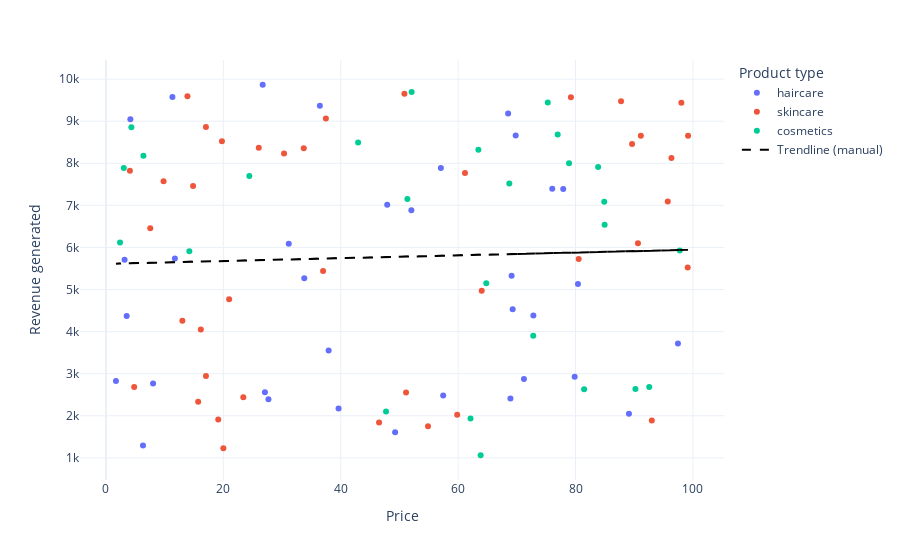

This figure's notebook cell:
### Code cell
import numpy as np
import plotly.graph_objects as go

df = data.dropna(subset=['Price', 'Revenue generated'])
x = df['Price']
y = df['Revenue generated']

m, b = np.polyfit(x, y, 1)

fig = px.scatter(
    df, 
    x='Price', 
    y='Revenue generated', 
    color='Product type',
    hover_data=['Number of products sold']
)

fig.add_trace(go.Scatter(
    x=x, 
    y=m*x + b, 
    mode='lines', 
    name='Trendline (manual)',
    line=dict(color='black', dash='dash')
))

fig.show()
